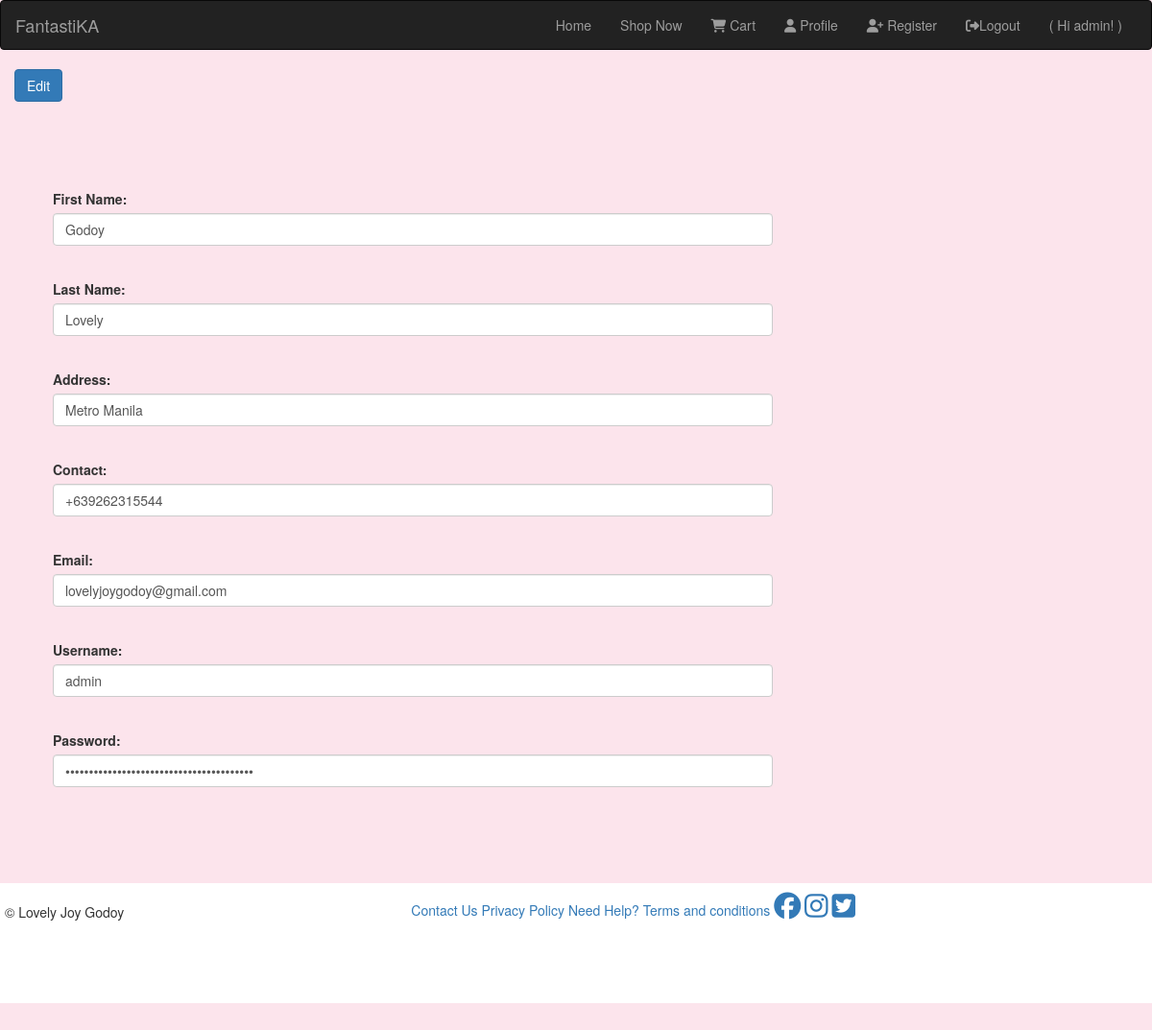
The page /profile.php (signed in) on the database its author committed.
### tables this page shows
CREATE TABLE `users` (
  `id` int(11) NOT NULL,
  `fname` varchar(255) NOT NULL,
  `lname` varchar(255) NOT NULL,
  `address` varchar(255) NOT NULL,
  `contact` varchar(255) NOT NULL,
  `email` varchar(255) NOT NULL,
  `username` varchar(255) NOT NULL,
  `password` varchar(255) NOT NULL,
  `role` varchar(255) NOT NULL
);

### profile.php (the view, shortened to what this page needs)
<?php
function display_content(){
	require 'connection.php';
	$username = $_SESSION['username'];
	$sql = "SELECT * FROM users WHERE username = '$username'";
	$result = mysqli_query($conn,$sql);
	echo "<div class='row'>";
	while($user = mysqli_fetch_assoc($result)) {
	$index = $user['id'];
	extract($user);
	if(isset($_SESSION['username'])){
		echo "<div style='height: 100px;'><button id='profileButton' class='btn btn-primary render_modal' data-toggle='modal' data-target='#myModal' data-index='$index'>Edit</button></div>";
		echo "<div class='profile col-sm-8'><form action='profile_edit.php?index=$index' method='post'>";
		echo "<div class='form-group'>";
		echo "<label class='control-label' for='fname'>First Name:</label><input class='form-control' type='text' name='fname' value='$fname'><br>";
		echo "</div>";
		echo "<div class='form-group'>";
		echo "<label class='control-label' for='lname'>Last Name:</label><input class='form-control' type='text' name='lname' value='$lname'><br>";
		echo "</div>";
		echo "<div class='form-group'>";
		echo "<label class='control-label' for='address'>Address:</label><input class='form-control' type='text' name='address' value='$address'><br>";
		echo "</div>";
		echo "<div class='form-group'>";
		echo "<label class='control-label' for='contact'>Contact:</label><input class='form-control' type='text' name='contact' value='$contact'><br>";
		echo "</div>";
		echo "<div class='form-group'>";
		echo "<label class='control-label' for='email'>Email:</label><input class='form-control' type='text' name='email' value='$email'><br>";
		echo "</div>";
		echo "<div class='form-group'>";
		echo "<label class='control-label' for='username'>Username:</label><input class='form-control' type='text' name='username' value='$username'><br>";
		echo "</div>";
		echo "<div class='form-group'>";
		echo "<label class='control-label' for='password'>Password:</label><input class='form-control' type='password' name='password' value='$password'><br>";
		echo "</div>";
		echo "<br><br></div>";
	}
	}
}
	require "template.php";
 ?>

### template.php (style rules this page uses)
* { padding: 0; margin: 0; box-sizing: border-box; text-align: justify; }
body { background-color: #fce4ec; }
html, body { height: 100%; }
.profile { margin:25px; }

### rows shown on the page
users: fname "Godoy", lname "Lovely", address "Metro Manila", contact "+639262315544", email "lovelyjoygodoy@gmail.com", username "admin"

### other values the page prints
$_SESSION['username'] "admin"
